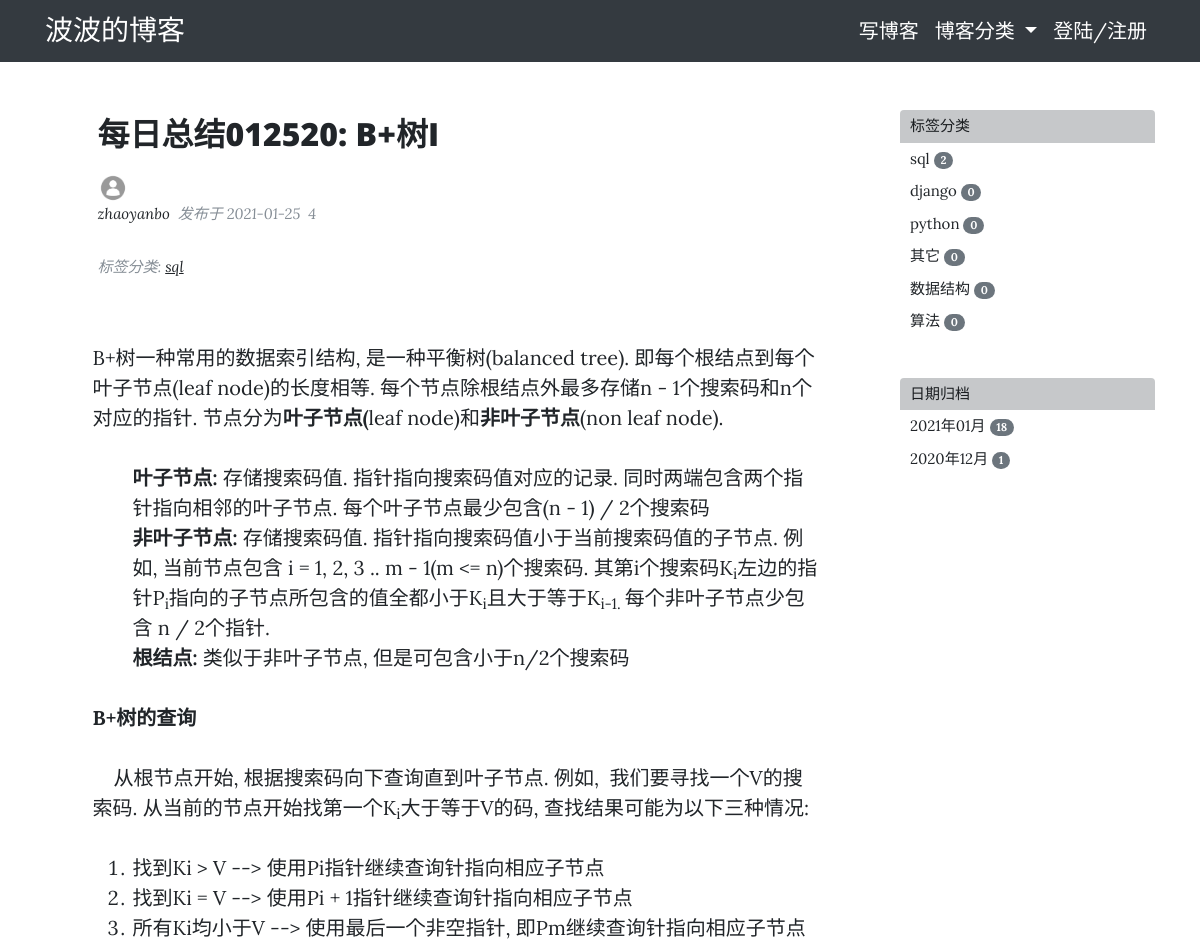
The app's page /post/65/ (upper part), older data.
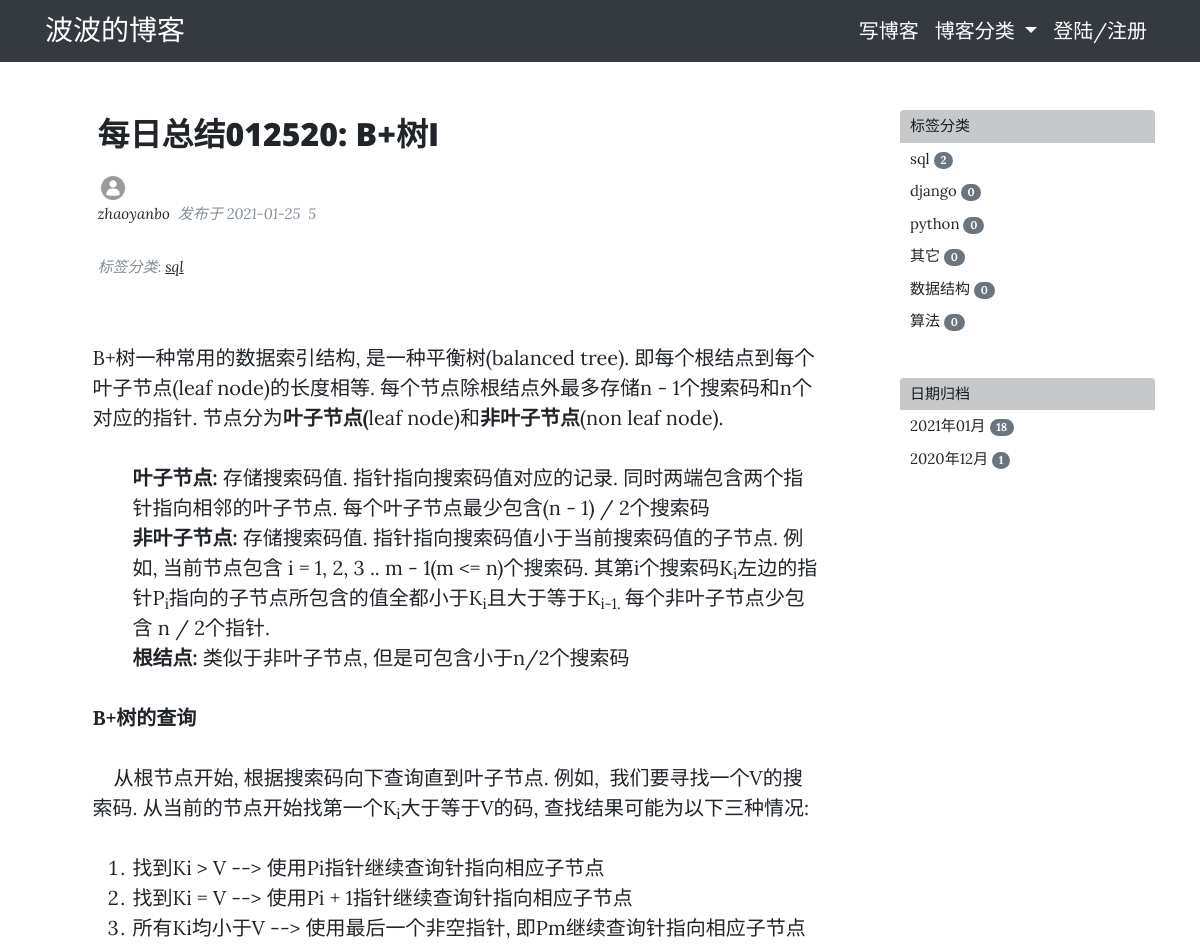
The same page, newer data.
### blog/models.py (models this page shows, shortened)
class Post(models.Model, ViewCountExtension):
    title = models.CharField(max_length=50)
    pub_date = models.DateTimeField(default=timezone.now)
    content = RichTextField()
    author = models.ForeignKey(User, on_delete=models.CASCADE)
    view_count = GenericRelation(
        ViewCount,
        related_query_name='post',
        content_type_field='content_type',
        object_id_field='object_id'
    )
    view_detail = GenericRelation(
        ViewDetail,
        related_query_name='post',
        content_type_field='content_type',
        object_id_field='object_id',
    )
    @property
    def comments(self):
        qs = Comment.objects.filter_by_instance(self)
        return qs
    @property
    def get_content_type(self):
        content_type = ContentType.objects.get_for_model(self.__class__)
        return content_type
    @property
    def get_tag_qs(self):
        return self.tags.all()

### viewcount/models.py (models this page shows, shortened)
class ViewCount(models.Model):
    count = models.IntegerField(default=0)
    content_type = models.ForeignKey(ContentType, on_delete=models.CASCADE)
    object_id = models.PositiveIntegerField()
    content_object = GenericForeignKey('content_type', 'object_id')

### users/models.py (models this page shows, shortened)
class Profile(models.Model):
    user = models.OneToOneField(User, on_delete=models.CASCADE)
    profile_pic = models.ImageField(default='default.jpg', upload_to='media/profile_pics')

### blog/views.py (the view)
# urls.py: path('post/<int:pk>/', PostDetailView.as_view(), name='post-detail'),
class PostDetailView(DetailView, SidebarContextMixin):
    model = Post
    template_name = 'blog/post_detail.html'
    def get(self, request, *args, **kwargs):
        self.object = self.get_object()
        response = super().get(request, *args, **kwargs)
        response = view_stats_once_viewed(request, response, self.object)
        return response
    def get_context_data(self, **kwargs):
        comment_form = CommentForm()
        self.object = self.get_object()
        context = super().get_context_data(**kwargs)
        comments = self.object.comments
        context['comments'] = comments
        context['comment_form'] = comment_form
        context['comment_form'].fields['content_type'].initial = self.object.get_content_type
        context['comment_form'].fields['object_id'].initial = self.object.pk
        return context

### blog/views.py (called while the page is built)
    def get_context_data(self, **kwargs):
        context = super().get_context_data(**kwargs)
        date_qs = Post.objects.dates('pub_date', 'month', 'DESC')
        post_dates = self.get_count_in_month(date_qs)
        tags = PostTag.objects.get_posts_count()
        context['post_dates'] = post_dates
        context['tags'] = tags
        return context

    def get_count_in_month(self, qs):
        qs = qs.values('datefield').annotate(post_count=Count('id'))
        post_dates = []
        for date_qs in qs:
            post_dates.append((date_qs['datefield'], date_qs['post_count']))
        return post_dates

### comments/models.py (called while the page is built)
    def filter_by_instance(self, instance):
        obj_id = instance.id
        content_type = ContentType.objects.get_for_model(instance.__class__)
        qs = super(CommentManager, self).filter(
            content_type=content_type, object_id=obj_id).filter(parent=None)
        return qs

    def children(self):
        return Comment.objects.filter(root=self)

### tag/models.py (called while the page is built)
    def get_posts_count(self):
        tags = PostTag.objects.annotate(num_posts=Count('posts')).order_by('-num_posts')
        return tags

### blog/templates/blog/post_detail.html (shortened to what this page needs)
{% extends "blog/base.html" %}
{% block content %}
<div class="col-lg-8 col-md-10 mx-auto">
  <div class="post-preview">
      <h2 class="post-title">
        {{ object.title }}
      </h2>
  </div>
  <div class="post-preview">
    <div class="author-thumbnail">
      <img class="rounded-circle author-img" src="{{ post.author.profile.profile_pic.url }}">
    </div>
    <div class="post-meta">
      <a href="">{{ object.author }}&nbsp;</a>
      发布于 {{ object.pub_date|date:"Y-m-d" }}&nbsp;
       {{ post.get_view_count }}&nbsp;
      <p>
        标签分类:
        {% for tag in object.get_tag_qs %}
          <a href="{% url 'posts-with-tag' tag.slug %}">{{ tag.tag_name }}</a>
        {% endfor %}
      </p>
    </div>
  </div>
  <div class="">
    <p>{{ object.content|safe }}</p>
  </div>
</div>
{% include "blog/sidebar.html" %}
{% endblock content %}

Row changes from the older to the newer data that the page shows:
changed through a linked row, Post "每日总结012520: B+树I": get_view_count "4" → "5"
